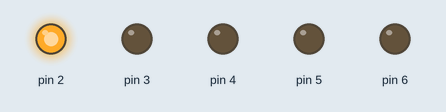
The sketch below on a simulated Arduino Uno, built with avr-gcc and run on an emulated ATmega328P. On the bench: output pins drawn as LEDs (lit = HIGH).

Above: at 0.05 s.
At 0.65 s:
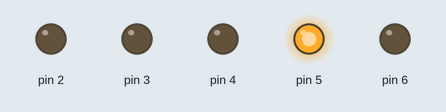
At 1.25 s:
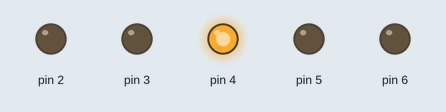
At 1.85 s:
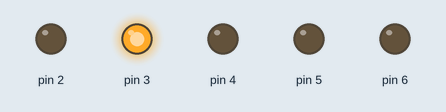
At 2.5 s:
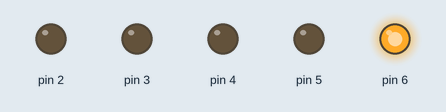
Timing chart, 0 to 3.0 s (numbered marks = the images above):
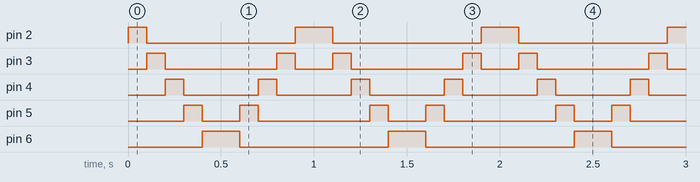

Measured:
- by itself, pin 2: repeats every 1.0 s: LOW 0.80 s, HIGH 0.20 s
- by itself, pin 3: repeats every 1.0 s: LOW 0.60 s, HIGH 0.10 s, LOW 0.20 s, HIGH 0.10 s
- by itself, pin 4: alternates HIGH for 0.10 s and LOW for 0.40 s
- by itself, pin 5: repeats every 1.0 s: LOW 0.20 s, HIGH 0.10 s, LOW 0.60 s, HIGH 0.10 s
- by itself, pin 6: alternates HIGH for 0.20 s and LOW for 0.80 s

The sketch:

pin_for.ino
```cpp
# define DELAY_TIME 100

void setup() {
  for(int i = 2; i<7; i++){
    pinMode(i, OUTPUT);
  }
}

void loop() {
  int i;
  for(i = 2; i< 7; i++){
   blinkLED(i, DELAY_TIME);
   }
   for(i=6; i>1; i--){
   blinkLED(i, DELAY_TIME);
   }
}

void blinkLED(int pin, int delayTime){
  digitalWrite(pin, HIGH);
  delay(delayTime);
  digitalWrite(pin, LOW);
}
```
